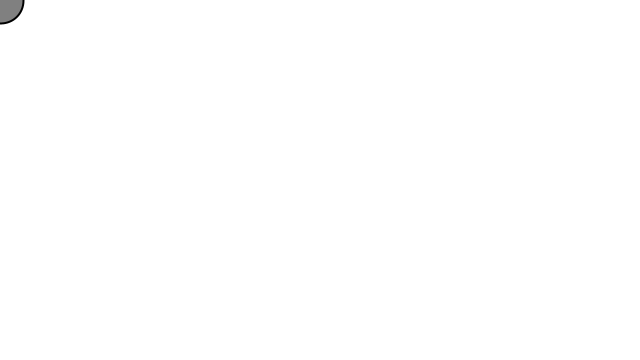
Frame 1 (no input)
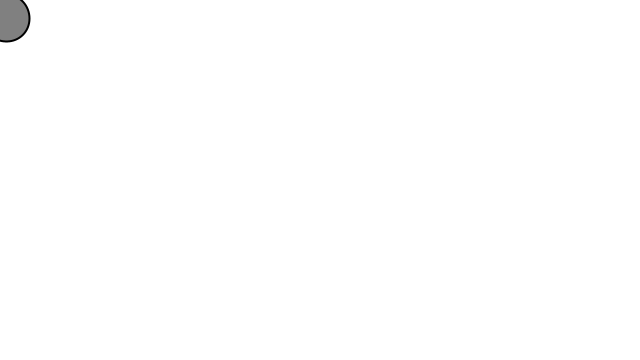
Frame 60 (the mouse pressed at the canvas centre just before this capture)
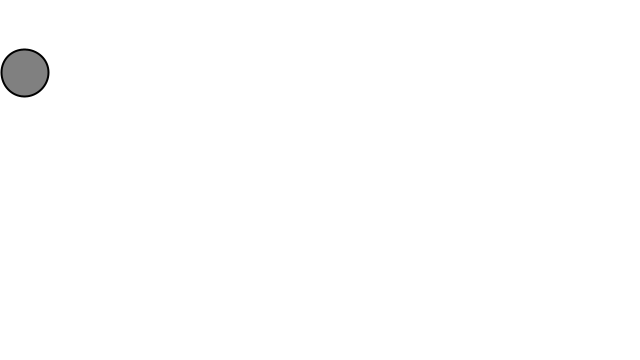
Frame 120 (the mouse held since frame 60 and released just before this capture)

The Processing sketch that drew these frames (run headless with seeded random() and noise(); from frame 60 on, the mouse is pressed at the canvas centre):

// Processing sketch: NOC_2_3_forces_many_real_gravity
// ── NOC_2_3_forces_many_real_gravity.pde
// The Nature of Code
// Daniel Shiffman
// http://natureofcode.com

int number = 1;
Mover[] movers = new Mover[number];

void setup() {
  size(640, 360);
  
  for (int i = 0; i < movers.length; i++) {
    movers[i] = new Mover( random(1, 4), 0, 0);
  }
}

void draw() {
    float xWind = 0.01;
    float yWind = 0;
    
    float xGravity = 0.01;

    background(255);

    for (int i = 0; i < movers.length; i++) {
        PVector wind = new PVector(xWind, yWind);
        PVector gravity = new PVector(0, xGravity * movers[i].mass);
      
        PVector force = PVector.add(wind, gravity);
        
        movers[i].applyForce(force);
    
        movers[i].update();
        movers[i].display();
        movers[i].checkEdges();
    }
}

// ── Mover.pde
// The Nature of Code
// Daniel Shiffman
// http://natureofcode.com

class Mover {
  PVector position;
  PVector velocity;
  PVector acceleration;
  float mass;

  Mover(float m, float x, float y) {
    mass = m;
    position = new PVector(x, y);
    velocity = new PVector(0, 0);
    acceleration = new PVector(0, 0);
  }
  
  void applyForce(PVector force) {
    PVector f = PVector.div(force, mass);
    acceleration.add(f);
  }
  
  void update() {
    velocity.add(acceleration);
    position.add(velocity);
    acceleration.mult(0);
  }

  void display() {
    stroke(0);
    strokeWeight(2);
    fill(0,127);
    ellipse(position.x, position.y, mass*16, mass*16);
  }

  void checkEdges() {

    if (position.x > width) {
      position.x = width;
      velocity.x *= -1;
    } else if (position.x < 0) {
      velocity.x *= -1;
      position.x = 0;
    }

    if (position.y > height) {
      velocity.y *= -1;
      position.y = height;
    }

  }

}
